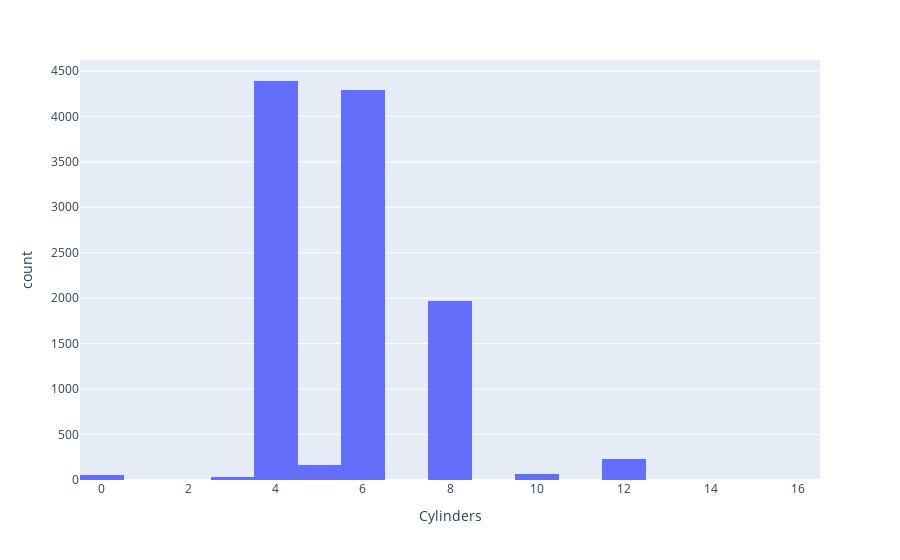

Notebook source saved alongside this figure:
### Code cell
px.histogram(df,x ='Cylinders')

### Figure 1 — Plotly figure (JSON) as saved in the notebook; plotly's stock layout.template omitted (floating-point values rounded to 4 significant figures; data arrays with more than 128 entries replaced by an {"elided": "..."} marker saying what was removed)
{"data": [{"alignmentgroup": "True", "bingroup": "x", "hovertemplate": "Cylinders=%{x}<br>count=%{y}<extra></extra>", "legendgroup": "", "marker": {"color": "#636efa", "pattern": {"shape": ""}}, "name": "", "offsetgroup": "", "orientation": "v", "showlegend": false, "type": "histogram", "x": {"elided": "11199 int values"}, "xaxis": "x", "yaxis": "y"}], "layout": {"autosize": true, "barmode": "relative", "legend": {"tracegroupgap": 0}, "margin": {"t": 60}, "xaxis": {"anchor": "y", "autorange": true, "domain": [0, 1], "range": [-0.5, 16.5], "showspikes": false, "title": {"text": "Cylinders"}, "type": "linear"}, "yaxis": {"anchor": "x", "autorange": true, "domain": [0, 1], "range": [0, 4620], "showspikes": false, "title": {"text": "count"}}}}
